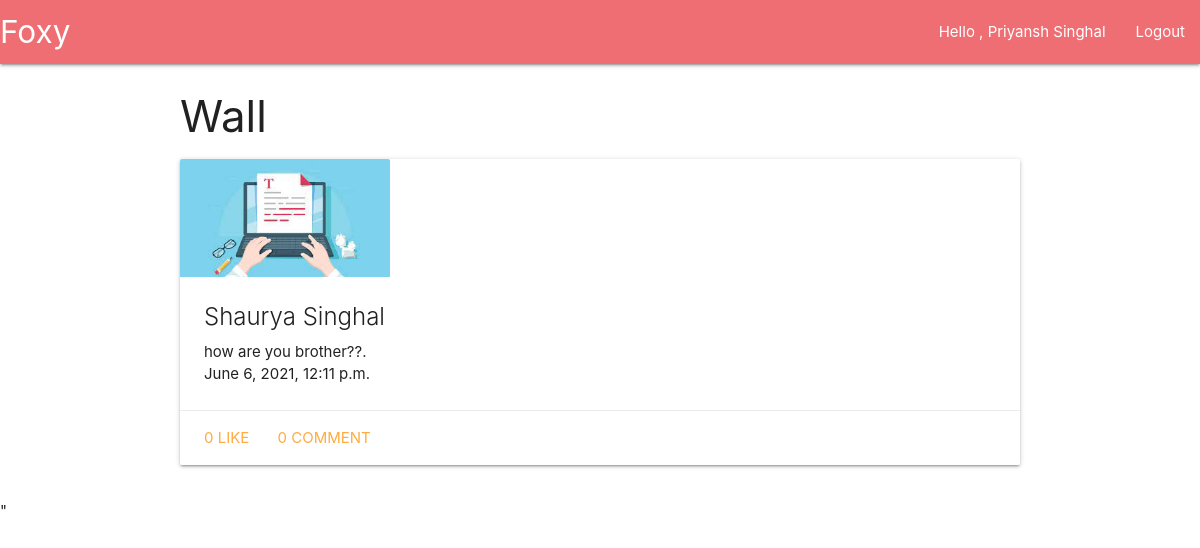
Before: / (signed in) with the older database file.
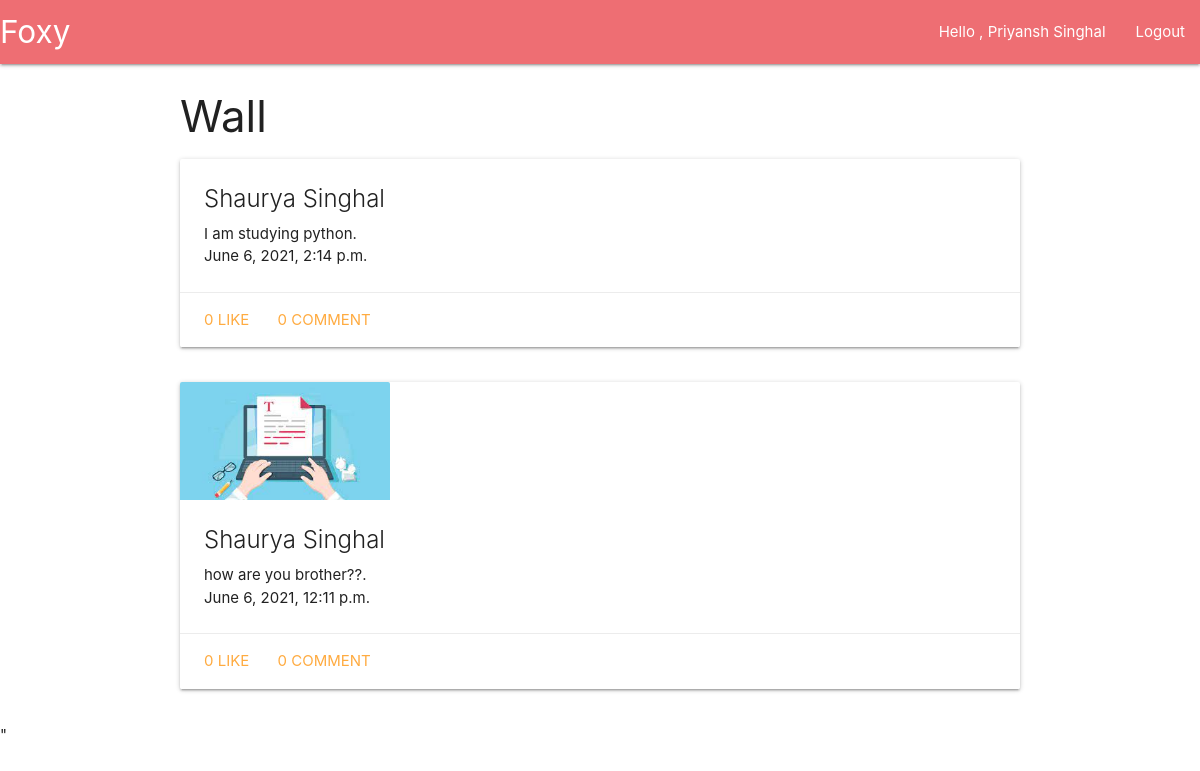
After: the same page with the newer database file.
### social/models.py (models this page shows, shortened)
class Post(models.Model):
    user = models.ForeignKey(User,on_delete=models.CASCADE)
    created_at = models.DateTimeField(auto_now=True)
    content = models.TextField()
    image = models.ImageField(blank=True)

### social/views.py (the view)
# urls.py: path('',views.Wall.as_view(),name='wall'),
class Wall(LoginRequiredMixin, ListView):
    context_object_name = 'posts'
    template_name = 'social/wall.html'
    login_url = 'auth/login'
    def get_queryset(self):
        return Post.objects.filter(
            (Q(user__person1=self.request.user.pk) | Q(
                user__person2=self.request.user.pk)) & ~Q(user=self.request.user)
        ).order_by('-created_at')

### templates/social/wall.html
{% extends 'base.html' %}
{% block content %}
<div class="container">
  <h3>Wall</h3>
  {% for post in posts %}
  <div class="row">
    {% include 'social/components/post.html' %}
  </div>
  {% endfor %}
</div>
{% endblock %}

### templates/base.html (shortened to what this page needs)
{% load static %}
<!DOCTYPE html>
<html lang="en">
<head>
  <link rel="stylesheet" href="https://cdnjs.cloudflare.com/ajax/libs/materialize/1.0.0/css/materialize.min.css">
</head>
<body>
  {% include 'navbar.html' %}
  {% block content %} {% endblock %}
  <script src="{% static 'social/social.js' %}"></script>"
</body>
</html>

### templates/navbar.html
<nav>
  <div class="nav-wrapper">
    <a href="/" class="brand-logo">Foxy</a>
    <ul id="nav-mobile" class="right hide-on-med-and-down">
      {% if user.is_authenticated %}
      <li><a href="/home">Hello , {{user.first_name}} {{user.last_name}}</a></li>
      <li><a href="/auth/logout">Logout</a></li>
      {% else %}
      <li><a href="/auth/login">Login</a></li>
      <li><a href="/auth/signup">Signup</a></li>
      {% endif %}
    </ul>
  </div>
</nav>

### templates/social/components/post.html (shortened to what this page needs)
<div class="card">
  <div class="card-image">
    {% if post.image %}
    <img src="/media/{{post.image}}" style="width: 25%;">
    {% endif %}
  </div>
  <div class="card-content">
    <span class="card-title">{{post.user.first_name}} {{post.user.last_name}}</span>
    <p>{{post.content}}.</p>
    <span >{{post.created_at}}</span>
  </div>
  <div class="card-action">
    <a href="#" onclick="likePost({{post.id}});">{{post.like_set.count}} Like</a>
    <a class="modal-trigger" href="#postModal{{post.id}}">{{post.comment_set.count}} Comment </a>
  </div>
</div>

Changed rows visible on the page:
added Post: user.first_name "Shaurya", user.last_name "Singhal", content "I am studying python", created_at "June 6, 2021, 2:14 p.m.", like_set.count "0", comment_set.count "0"
